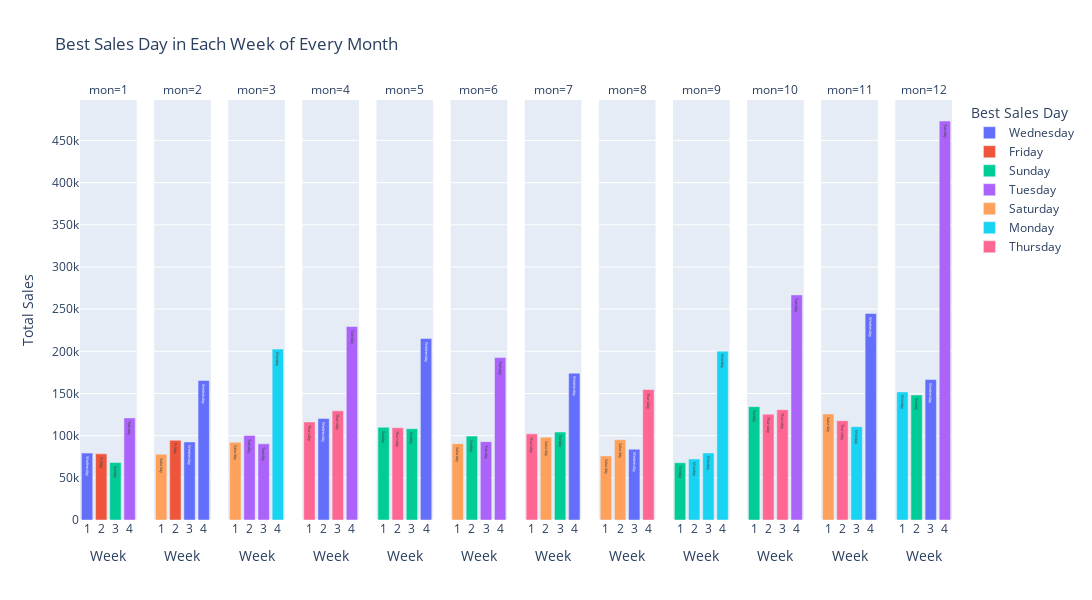

Write notebook code for a chart like this one.
### Markdown cell above
##### What day of the week has the highest sales?

### Code cell
# Convert Week_of_Year into Week_of_Month (forcing a max of 4 weeks)
df['Week_of_Month'] = df.groupby(['Year', 'mon'])['Week_of_Year'].rank(method='dense').astype(int)

# If a month has a 5th week, merge it into the 4th week
df.loc[df['Week_of_Month'] > 4, 'Week_of_Month'] = 4  

# Group by Month, Week of Month, and Day of Week to get total Revenue (everyday sales calculation)
weekly_sales = df.groupby(['mon', 'Week_of_Month', 'Day'], as_index=False)['Revenue'].sum()

# Find the Best Sales Day per Week (Day with highest revenue in each week)
best_sales_per_week = weekly_sales.loc[weekly_sales.groupby(['mon', 'Week_of_Month'])['Revenue'].idxmax()]
print(best_sales_per_week.head(10))

# Create a Bar Chart in Plotly
px.bar(best_sales_per_week, x="Week_of_Month", y="Revenue", color="Day", facet_col='mon', title="Best Sales Day in Each Week of Every Month",
      labels={"Week_of_Month": "Week", "Revenue": "Total Sales", "Day": "Best Sales Day"}, text="Day", height=600, width=1100 )

### Figure 1 — Plotly figure (JSON) as saved in the notebook; plotly's stock layout.template omitted (floating-point values rounded to 4 significant figures)
{"data": [{"alignmentgroup": "True", "hovertemplate": "Best Sales Day=%{text}<br>mon=1<br>Week=%{x}<br>Total Sales=%{y}<extra></extra>", "legendgroup": "Wednesday", "marker": {"color": "#636efa", "pattern": {"shape": ""}}, "name": "Wednesday", "offsetgroup": "Wednesday", "orientation": "v", "showlegend": true, "text": ["Wednesday"], "textposition": "auto", "type": "bar", "x": [1], "xaxis": "x", "y": [79330.0], "yaxis": "y"}, {"alignmentgroup": "True", "hovertemplate": "Best Sales Day=%{text}<br>mon=2<br>Week=%{x}<br>Total Sales=%{y}<extra></extra>", "legendgroup": "Wednesday", "marker": {"color": "#636efa", "pattern": {"shape": ""}}, "name": "Wednesday", "offsetgroup": "Wednesday", "orientation": "v", "showlegend": false, "text": ["Wednesday", "Wednesday"], "textposition": "auto", "type": "bar", "x": [3, 4], "xaxis": "x2", "y": [92550.0, 165400.0], "yaxis": "y2"}, {"alignmentgroup": "True", "hovertemplate": "Best Sales Day=%{text}<br>mon=4<br>Week=%{x}<br>Total Sales=%{y}<extra></extra>", "legendgroup": "Wednesday", "marker": {"color": "#636efa", "pattern": {"shape": ""}}, "name": "Wednesday", "offsetgroup": "Wednesday", "orientation": "v", "showlegend": false, "text": ["Wednesday"], "textposition": "auto", "type": "bar", "x": [2], "xaxis": "x4", "y": [120300.0], "yaxis": "y4"}, {"alignmentgroup": "True", "hovertemplate": "Best Sales Day=%{text}<br>mon=5<br>Week=%{x}<br>Total Sales=%{y}<extra></extra>", "legendgroup": "Wednesday", "marker": {"color": "#636efa", "pattern": {"shape": ""}}, "name": "Wednesday", "offsetgroup": "Wednesday", "orientation": "v", "showlegend": false, "text": ["Wednesday"], "textposition": "auto", "type": "bar", "x": [4], "xaxis": "x5", "y": [215200.0], "yaxis": "y5"}, {"alignmentgroup": "True", "hovertemplate": "Best Sales Day=%{text}<br>mon=7<br>Week=%{x}<br>Total Sales=%{y}<extra></extra>", "legendgroup": "Wednesday", "marker": {"color": "#636efa", "pattern": {"shape": ""}}, "name": "Wednesday", "offsetgroup": "Wednesday", "orientation": "v", "showlegend": false, "text": ["Wednesday"], "textposition": "auto", "type": "bar", "x": [4], "xaxis": "x7", "y": [174100.0], "yaxis": "y7"}, {"alignmentgroup": "True", "hovertemplate": "Best Sales Day=%{text}<br>mon=8<br>Week=%{x}<br>Total Sales=%{y}<extra></extra>", "legendgroup": "Wednesday", "marker": {"color": "#636efa", "pattern": {"shape": ""}}, "name": "Wednesday", "offsetgroup": "Wednesday", "orientation": "v", "showlegend": false, "text": ["Wednesday"], "textposition": "auto", "type": "bar", "x": [3], "xaxis": "x8", "y": [83970.0], "yaxis": "y8"}, {"alignmentgroup": "True", "hovertemplate": "Best Sales Day=%{text}<br>mon=11<br>Week=%{x}<br>Total Sales=%{y}<extra></extra>", "legendgroup": "Wednesday", "marker": {"color": "#636efa", "pattern": {"shape": ""}}, "name": "Wednesday", "offsetgroup": "Wednesday", "orientation": "v", "showlegend": false, "text": ["Wednesday"], "textposition": "auto", "type": "bar", "x": [4], "xaxis": "x11", "y": [244800.0], "yaxis": "y11"}, {"alignmentgroup": "True", "hovertemplate": "Best Sales Day=%{text}<br>mon=12<br>Week=%{x}<br>Total Sales=%{y}<extra></extra>", "legendgroup": "Wednesday", "marker": {"color": "#636efa", "pattern": {"shape": ""}}, "name": "Wednesday", "offsetgroup": "Wednesday", "orientation": "v", "showlegend": false, "text": ["Wednesday"], "textposition": "auto", "type": "bar", "x": [3], "xaxis": "x12", "y": [166600.0], "yaxis": "y12"}, {"alignmentgroup": "True", "hovertemplate": "Best Sales Day=%{text}<br>mon=1<br>Week=%{x}<br>Total Sales=%{y}<extra></extra>", "legendgroup": "Friday", "marker": {"color": "#EF553B", "pattern": {"shape": ""}}, "name": "Friday", "offsetgroup": "Friday", "orientation": "v", "showlegend": true, "text": ["Friday"], "textposition": "auto", "type": "bar", "x": [2], "xaxis": "x", "y": [78400.0], "yaxis": "y"}, {"alignmentgroup": "True", "hovertemplate": "Best Sales Day=%{text}<br>mon=2<br>Week=%{x}<br>Total Sales=%{y}<extra></extra>", "legendgroup": "Friday", "marker": {"color": "#EF553B", "pattern": {"shape": ""}}, "name": "Friday", "offsetgroup": "Friday", "orientation": "v", "showlegend": false, "text": ["Friday"], "textposition": "auto", "type": "bar", "x": [2], "xaxis": "x2", "y": [94510.0], "yaxis": "y2"}, {"alignmentgroup": "True", "hovertemplate": "Best Sales Day=%{text}<br>mon=1<br>Week=%{x}<br>Total Sales=%{y}<extra></extra>", "legendgroup": "Sunday", "marker": {"color": "#00cc96", "pattern": {"shape": ""}}, "name": "Sunday", "offsetgroup": "Sunday", "orientation": "v", "showlegend": true, "text": ["Sunday"], "textposition": "auto", "type": "bar", "x": [3], "xaxis": "x", "y": [68080.0], "yaxis": "y"}, {"alignmentgroup": "True", "hovertemplate": "Best Sales Day=%{text}<br>mon=5<br>Week=%{x}<br>Total Sales=%{y}<extra></extra>", "legendgroup": "Sunday", "marker": {"color": "#00cc96", "pattern": {"shape": ""}}, "name": "Sunday", "offsetgroup": "Sunday", "orientation": "v", "showlegend": false, "text": ["Sunday", "Sunday"], "textposition": "auto", "type": "bar", "x": [1, 3], "xaxis": "x5", "y": [109900.0, 108300.0], "yaxis": "y5"}, {"alignmentgroup": "True", "hovertemplate": "Best Sales Day=%{text}<br>mon=6<br>Week=%{x}<br>Total Sales=%{y}<extra></extra>", "legendgroup": "Sunday", "marker": {"color": "#00cc96", "pattern": {"shape": ""}}, "name": "Sunday", "offsetgroup": "Sunday", "orientation": "v", "showlegend": false, "text": ["Sunday"], "textposition": "auto", "type": "bar", "x": [2], "xaxis": "x6", "y": [99480.0], "yaxis": "y6"}, {"alignmentgroup": "True", "hovertemplate": "Best Sales Day=%{text}<br>mon=7<br>Week=%{x}<br>Total Sales=%{y}<extra></extra>", "legendgroup": "Sunday", "marker": {"color": "#00cc96", "pattern": {"shape": ""}}, "name": "Sunday", "offsetgroup": "Sunday", "orientation": "v", "showlegend": false, "text": ["Sunday"], "textposition": "auto", "type": "bar", "x": [3], "xaxis": "x7", "y": [104300.0], "yaxis": "y7"}, {"alignmentgroup": "True", "hovertemplate": "Best Sales Day=%{text}<br>mon=9<br>Week=%{x}<br>Total Sales=%{y}<extra></extra>", "legendgroup": "Sunday", "marker": {"color": "#00cc96", "pattern": {"shape": ""}}, "name": "Sunday", "offsetgroup": "Sunday", "orientation": "v", "showlegend": false, "text": ["Sunday"], "textposition": "auto", "type": "bar", "x": [1], "xaxis": "x9", "y": [67910.0], "yaxis": "y9"}, {"alignmentgroup": "True", "hovertemplate": "Best Sales Day=%{text}<br>mon=10<br>Week=%{x}<br>Total Sales=%{y}<extra></extra>", "legendgroup": "Sunday", "marker": {"color": "#00cc96", "pattern": {"shape": ""}}, "name": "Sunday", "offsetgroup": "Sunday", "orientation": "v", "showlegend": false, "text": ["Sunday"], "textposition": "auto", "type": "bar", "x": [1], "xaxis": "x10", "y": [134400.0], "yaxis": "y10"}, {"alignmentgroup": "True", "hovertemplate": "Best Sales Day=%{text}<br>mon=12<br>Week=%{x}<br>Total Sales=%{y}<extra></extra>", "legendgroup": "Sunday", "marker": {"color": "#00cc96", "pattern": {"shape": ""}}, "name": "Sunday", "offsetgroup": "Sunday", "orientation": "v", "showlegend": false, "text": ["Sunday"], "textposition": "auto", "type": "bar", "x": [2], "xaxis": "x12", "y": [148100.0], "yaxis": "y12"}, {"alignmentgroup": "True", "hovertemplate": "Best Sales Day=%{text}<br>mon=1<br>Week=%{x}<br>Total Sales=%{y}<extra></extra>", "legendgroup": "Tuesday", "marker": {"color": "#ab63fa", "pattern": {"shape": ""}}, "name": "Tuesday", "offsetgroup": "Tuesday", "orientation": "v", "showlegend": true, "text": ["Tuesday"], "textposition": "auto", "type": "bar", "x": [4], "xaxis": "x", "y": [121100.0], "yaxis": "y"}, {"alignmentgroup": "True", "hovertemplate": "Best Sales Day=%{text}<br>mon=3<br>Week=%{x}<br>Total Sales=%{y}<extra></extra>", "legendgroup": "Tuesday", "marker": {"color": "#ab63fa", "pattern": {"shape": ""}}, "name": "Tuesday", "offsetgroup": "Tuesday", "orientation": "v", "showlegend": false, "text": ["Tuesday", "Tuesday"], "textposition": "auto", "type": "bar", "x": [2, 3], "xaxis": "x3", "y": [100200.0, 90340.0], "yaxis": "y3"}, {"alignmentgroup": "True", "hovertemplate": "Best Sales Day=%{text}<br>mon=4<br>Week=%{x}<br>Total Sales=%{y}<extra></extra>", "legendgroup": "Tuesday", "marker": {"color": "#ab63fa", "pattern": {"shape": ""}}, "name": "Tuesday", "offsetgroup": "Tuesday", "orientation": "v", "showlegend": false, "text": ["Tuesday"], "textposition": "auto", "type": "bar", "x": [4], "xaxis": "x4", "y": [229300.0], "yaxis": "y4"}, {"alignmentgroup": "True", "hovertemplate": "Best Sales Day=%{text}<br>mon=6<br>Week=%{x}<br>Total Sales=%{y}<extra></extra>", "legendgroup": "Tuesday", "marker": {"color": "#ab63fa", "pattern": {"shape": ""}}, "name": "Tuesday", "offsetgroup": "Tuesday", "orientation": "v", "showlegend": false, "text": ["Tuesday", "Tuesday"], "textposition": "auto", "type": "bar", "x": [3, 4], "xaxis": "x6", "y": [92910.0, 192600.0], "yaxis": "y6"}, {"alignmentgroup": "True", "hovertemplate": "Best Sales Day=%{text}<br>mon=10<br>Week=%{x}<br>Total Sales=%{y}<extra></extra>", "legendgroup": "Tuesday", "marker": {"color": "#ab63fa", "pattern": {"shape": ""}}, "name": "Tuesday", "offsetgroup": "Tuesday", "orientation": "v", "showlegend": false, "text": ["Tuesday"], "textposition": "auto", "type": "bar", "x": [4], "xaxis": "x10", "y": [266900.0], "yaxis": "y10"}, {"alignmentgroup": "True", "hovertemplate": "Best Sales Day=%{text}<br>mon=12<br>Week=%{x}<br>Total Sales=%{y}<extra></extra>", "legendgroup": "Tuesday", "marker": {"color": "#ab63fa", "pattern": {"shape": ""}}, "name": "Tuesday", "offsetgroup": "Tuesday", "orientation": "v", "showlegend": false, "text": ["Tuesday"], "textposition": "auto", "type": "bar", "x": [4], "xaxis": "x12", "y": [473100.0], "yaxis": "y12"}, {"alignmentgroup": "True", "hovertemplate": "Best Sales Day=%{text}<br>mon=2<br>Week=%{x}<br>Total Sales=%{y}<extra></extra>", "legendgroup": "Saturday", "marker": {"color": "#FFA15A", "pattern": {"shape": ""}}, "name": "Saturday", "offsetgroup": "Saturday", "orientation": "v", "showlegend": true, "text": ["Saturday"], "textposition": "auto", "type": "bar", "x": [1], "xaxis": "x2", "y": [77890.0], "yaxis": "y2"}, {"alignmentgroup": "True", "hovertemplate": "Best Sales Day=%{text}<br>mon=3<br>Week=%{x}<br>Total Sales=%{y}<extra></extra>", "legendgroup": "Saturday", "marker": {"color": "#FFA15A", "pattern": {"shape": ""}}, "name": "Saturday", "offsetgroup": "Saturday", "orientation": "v", "showlegend": false, "text": ["Saturday"], "textposition": "auto", "type": "bar", "x": [1], "xaxis": "x3", "y": [92310.0], "yaxis": "y3"}, {"alignmentgroup": "True", "hovertemplate": "Best Sales Day=%{text}<br>mon=6<br>Week=%{x}<br>Total Sales=%{y}<extra></extra>", "legendgroup": "Saturday", "marker": {"color": "#FFA15A", "pattern": {"shape": ""}}, "name": "Saturday", "offsetgroup": "Saturday", "orientation": "v", "showlegend": false, "text": ["Saturday"], "textposition": "auto", "type": "bar", "x": [1], "xaxis": "x6", "y": [90540.0], "yaxis": "y6"}, {"alignmentgroup": "True", "hovertemplate": "Best Sales Day=%{text}<br>mon=7<br>Week=%{x}<br>Total Sales=%{y}<extra></extra>", "legendgroup": "Saturday", "marker": {"color": "#FFA15A", "pattern": {"shape": ""}}, "name": "Saturday", "offsetgroup": "Saturday", "orientation": "v", "showlegend": false, "text": ["Saturday"], "textposition": "auto", "type": "bar", "x": [2], "xaxis": "x7", "y": [98080.0], "yaxis": "y7"}, {"alignmentgroup": "True", "hovertemplate": "Best Sales Day=%{text}<br>mon=8<br>Week=%{x}<br>Total Sales=%{y}<extra></extra>", "legendgroup": "Saturday", "marker": {"color": "#FFA15A", "pattern": {"shape": ""}}, "name": "Saturday", "offsetgroup": "Saturday", "orientation": "v", "showlegend": false, "text": ["Saturday", "Saturday"], "textposition": "auto", "type": "bar", "x": [1, 2], "xaxis": "x8", "y": [76000.0, 95150.0], "yaxis": "y8"}, {"alignmentgroup": "True", "hovertemplate": "Best Sales Day=%{text}<br>mon=11<br>Week=%{x}<br>Total Sales=%{y}<extra></extra>", "legendgroup": "Saturday", "marker": {"color": "#FFA15A", "pattern": {"shape": ""}}, "name": "Saturday", "offsetgroup": "Saturday", "orientation": "v", "showlegend": false, "text": ["Saturday"], "textposition": "auto", "type": "bar", "x": [1], "xaxis": "x11", "y": [125800.0], "yaxis": "y11"}, {"alignmentgroup": "True", "hovertemplate": "Best Sales Day=%{text}<br>mon=3<br>Week=%{x}<br>Total Sales=%{y}<extra></extra>", "legendgroup": "Monday", "marker": {"color": "#19d3f3", "pattern": {"shape": ""}}, "name": "Monday", "offsetgroup": "Monday", "orientation": "v", "showlegend": true, "text": ["Monday"], "textposition": "auto", "type": "bar", "x": [4], "xaxis": "x3", "y": [202600.0], "yaxis": "y3"}, {"alignmentgroup": "True", "hovertemplate": "Best Sales Day=%{text}<br>mon=9<br>Week=%{x}<br>Total Sales=%{y}<extra></extra>", "legendgroup": "Monday", "marker": {"color": "#19d3f3", "pattern": {"shape": ""}}, "name": "Monday", "offsetgroup": "Monday", "orientation": "v", "showlegend": false, "text": ["Monday", "Monday", "Monday"], "textposition": "auto", "type": "bar", "x": [2, 3, 4], "xaxis": "x9", "y": [72260.0, 79440.0, 200100.0], "yaxis": "y9"}, {"alignmentgroup": "True", "hovertemplate": "Best Sales Day=%{text}<br>mon=11<br>Week=%{x}<br>Total Sales=%{y}<extra></extra>", "legendgroup": "Monday", "marker": {"color": "#19d3f3", "pattern": {"shape": ""}}, "name": "Monday", "offsetgroup": "Monday", "orientation": "v", "showlegend": false, "text": ["Monday"], "textposition": "auto", "type": "bar", "x": [3], "xaxis": "x11", "y": [110600.0], "yaxis": "y11"}, {"alignmentgroup": "True", "hovertemplate": "Best Sales Day=%{text}<br>mon=12<br>Week=%{x}<br>Total Sales=%{y}<extra></extra>", "legendgroup": "Monday", "marker": {"color": "#19d3f3", "pattern": {"shape": ""}}, "name": "Monday", "offsetgroup": "Monday", "orientation": "v", "showlegend": false, "text": ["Monday"], "textposition": "auto", "type": "bar", "x": [1], "xaxis": "x12", "y": [151900.0], "yaxis": "y12"}, {"alignmentgroup": "True", "hovertemplate": "Best Sales Day=%{text}<br>mon=4<br>Week=%{x}<br>Total Sales=%{y}<extra></extra>", "legendgroup": "Thursday", "marker": {"color": "#FF6692", "pattern": {"shape": ""}}, "name": "Thursday", "offsetgroup": "Thursday", "orientation": "v", "showlegend": true, "text": ["Thursday", "Thursday"], "textposition": "auto", "type": "bar", "x": [1, 3], "xaxis": "x4", "y": [116200.0, 129400.0], "yaxis": "y4"}, {"alignmentgroup": "True", "hovertemplate": "Best Sales Day=%{text}<br>mon=5<br>Week=%{x}<br>Total Sales=%{y}<extra></extra>", "legendgroup": "Thursday", "marker": {"color": "#FF6692", "pattern": {"shape": ""}}, "name": "Thursday", "offsetgroup": "Thursday", "orientation": "v", "showlegend": false, "text": ["Thursday"], "textposition": "auto", "type": "bar", "x": [2], "xaxis": "x5", "y": [109400.0], "yaxis": "y5"}, {"alignmentgroup": "True", "hovertemplate": "Best Sales Day=%{text}<br>mon=7<br>Week=%{x}<br>Total Sales=%{y}<extra></extra>", "legendgroup": "Thursday", "marker": {"color": "#FF6692", "pattern": {"shape": ""}}, "name": "Thursday", "offsetgroup": "Thursday", "orientation": "v", "showlegend": false, "text": ["Thursday"], "textposition": "auto", "type": "bar", "x": [1], "xaxis": "x7", "y": [102100.0], "yaxis": "y7"}, {"alignmentgroup": "True", "hovertemplate": "Best Sales Day=%{text}<br>mon=8<br>Week=%{x}<br>Total Sales=%{y}<extra></extra>", "legendgroup": "Thursday", "marker": {"color": "#FF6692", "pattern": {"shape": ""}}, "name": "Thursday", "offsetgroup": "Thursday", "orientation": "v", "showlegend": false, "text": ["Thursday"], "textposition": "auto", "type": "bar", "x": [4], "xaxis": "x8", "y": [154700.0], "yaxis": "y8"}, {"alignmentgroup": "True", "hovertemplate": "Best Sales Day=%{text}<br>mon=10<br>Week=%{x}<br>Total Sales=%{y}<extra></extra>", "legendgroup": "Thursday", "marker": {"color": "#FF6692", "pattern": {"shape": ""}}, "name": "Thursday", "offsetgroup": "Thursday", "orientation": "v", "showlegend": false, "text": ["Thursday", "Thursday"], "textposition": "auto", "type": "bar", "x": [2, 3], "xaxis": "x10", "y": [125400.0, 130700.0], "yaxis": "y10"}, {"alignmentgroup": "True", "hovertemplate": "Best Sales Day=%{text}<br>mon=11<br>Week=%{x}<br>Total Sales=%{y}<extra></extra>", "legendgroup": "Thursday", "marker": {"color": "#FF6692", "pattern": {"shape": ""}}, "name": "Thursday", "offsetgroup": "Thursday", "orientation": "v", "showlegend": false, "text": ["Thursday"], "textposition": "auto", "type": "bar", "x": [2], "xaxis": "x11", "y": [117700.0], "yaxis": "y11"}], "layout": {"annotations": [{"font": {}, "showarrow": false, "text": "mon=1", "x": 0.0325, "xanchor": "center", "xref": "paper", "y": 1, "yanchor": "bottom", "yref": "paper"}, {"font": {}, "showarrow": false, "text": "mon=2", "x": 0.1175, "xanchor": "center", "xref": "paper", "y": 1, "yanchor": "bottom", "yref": "paper"}, {"font": {}, "showarrow": false, "text": "mon=3", "x": 0.2025, "xanchor": "center", "xref": "paper", "y": 1, "yanchor": "bottom", "yref": "paper"}, {"font": {}, "showarrow": false, "text": "mon=4", "x": 0.2875, "xanchor": "center", "xref": "paper", "y": 1, "yanchor": "bottom", "yref": "paper"}, {"font": {}, "showarrow": false, "text": "mon=5", "x": 0.3725, "xanchor": "center", "xref": "paper", "y": 1, "yanchor": "bottom", "yref": "paper"}, {"font": {}, "showarrow": false, "text": "mon=6", "x": 0.4575, "xanchor": "center", "xref": "paper", "y": 1, "yanchor": "bottom", "yref": "paper"}, {"font": {}, "showarrow": false, "text": "mon=7", "x": 0.5425, "xanchor": "center", "xref": "paper", "y": 1, "yanchor": "bottom", "yref": "paper"}, {"font": {}, "showarrow": false, "text": "mon=8", "x": 0.6275, "xanchor": "center", "xref": "paper", "y": 1, "yanchor": "bottom", "yref": "paper"}, {"font": {}, "showarrow": false, "text": "mon=9", "x": 0.7125, "xanchor": "center", "xref": "paper", "y": 1, "yanchor": "bottom", "yref": "paper"}, {"font": {}, "showarrow": false, "text": "mon=10", "x": 0.7975, "xanchor": "center", "xref": "paper", "y": 1, "yanchor": "bottom", "yref": "paper"}, {"font": {}, "showarrow": false, "text": "mon=11", "x": 0.8825, "xanchor": "center", "xref": "paper", "y": 1, "yanchor": "bottom", "yref": "paper"}, {"font": {}, "showarrow": false, "text": "mon=12", "x": 0.9675, "xanchor": "center", "xref": "paper", "y": 1, "yanchor": "bottom", "yref": "paper"}], "barmode": "relative", "height": 600, "legend": {"title": {"text": "Best Sales Day"}, "tracegroupgap": 0}, "title": {"text": "Best Sales Day in Each Week of Every Month"}, "width": 1100, "xaxis": {"anchor": "y", "autorange": true, "domain": [0, 0.065], "range": [0.5, 4.5], "title": {"text": "Week"}, "type": "linear"}, "xaxis10": {"anchor": "y10", "autorange": true, "domain": [0.765, 0.83], "matches": "x", "range": [0.5, 4.5], "title": {"text": "Week"}, "type": "linear"}, "xaxis11": {"anchor": "y11", "autorange": true, "domain": [0.85, 0.915], "matches": "x", "range": [0.5, 4.5], "title": {"text": "Week"}, "type": "linear"}, "xaxis12": {"anchor": "y12", "autorange": true, "domain": [0.935, 1], "matches": "x", "range": [0.5, 4.5], "title": {"text": "Week"}, "type": "linear"}, "xaxis2": {"anchor": "y2", "autorange": true, "domain": [0.085, 0.15], "matches": "x", "range": [0.5, 4.5], "title": {"text": "Week"}, "type": "linear"}, "xaxis3": {"anchor": "y3", "autorange": true, "domain": [0.17, 0.235], "matches": "x", "range": [0.5, 4.5], "title": {"text": "Week"}, "type": "linear"}, "xaxis4": {"anchor": "y4", "autorange": true, "domain": [0.255, 0.32], "matches": "x", "range": [0.5, 4.5], "title": {"text": "Week"}, "type": "linear"}, "xaxis5": {"anchor": "y5", "autorange": true, "domain": [0.34, 0.405], "matches": "x", "range": [0.5, 4.5], "title": {"text": "Week"}, "type": "linear"}, "xaxis6": {"anchor": "y6", "autorange": true, "domain": [0.425, 0.49], "matches": "x", "range": [0.5, 4.5], "title": {"text": "Week"}, "type": "linear"}, "xaxis7": {"anchor": "y7", "autorange": true, "domain": [0.51, 0.575], "matches": "x", "range": [0.5, 4.5], "title": {"text": "Week"}, "type": "linear"}, "xaxis8": {"anchor": "y8", "autorange": true, "domain": [0.595, 0.66], "matches": "x", "range": [0.5, 4.5], "title": {"text": "Week"}, "type": "linear"}, "xaxis9": {"anchor": "y9", "autorange": true, "domain": [0.68, 0.745], "matches": "x", "range": [0.5, 4.5], "title": {"text": "Week"}, "type": "linear"}, "yaxis": {"anchor": "x", "autorange": true, "domain": [0, 1], "range": [0, 498000.0], "title": {"text": "Total Sales"}, "type": "linear"}, "yaxis10": {"anchor": "x10", "autorange": true, "domain": [0, 1], "matches": "y", "range": [0, 498000.0], "showticklabels": false, "type": "linear"}, "yaxis11": {"anchor": "x11", "autorange": true, "domain": [0, 1], "matches": "y", "range": [0, 498000.0], "showticklabels": false, "type": "linear"}, "yaxis12": {"anchor": "x12", "autorange": true, "domain": [0, 1], "matches": "y", "range": [0, 498000.0], "showticklabels": false, "type": "linear"}, "yaxis2": {"anchor": "x2", "autorange": true, "domain": [0, 1], "matches": "y", "range": [0, 498000.0], "showticklabels": false, "type": "linear"}, "yaxis3": {"anchor": "x3", "autorange": true, "domain": [0, 1], "matches": "y", "range": [0, 498000.0], "showticklabels": false, "type": "linear"}, "yaxis4": {"anchor": "x4", "autorange": true, "domain": [0, 1], "matches": "y", "range": [0, 498000.0], "showticklabels": false, "type": "linear"}, "yaxis5": {"anchor": "x5", "autorange": true, "domain": [0, 1], "matches": "y", "range": [0, 498000.0], "showticklabels": false, "type": "linear"}, "yaxis6": {"anchor": "x6", "autorange": true, "domain": [0, 1], "matches": "y", "range": [0, 498000.0], "showticklabels": false, "type": "linear"}, "yaxis7": {"anchor": "x7", "autorange": true, "domain": [0, 1], "matches": "y", "range": [0, 498000.0], "showticklabels": false, "type": "linear"}, "yaxis8": {"anchor": "x8", "autorange": true, "domain": [0, 1], "matches": "y", "range": [0, 498000.0], "showticklabels": false, "type": "linear"}, "yaxis9": {"anchor": "x9", "autorange": true, "domain": [0, 1], "matches": "y", "range": [0, 498000.0], "showticklabels": false, "type": "linear"}}}
